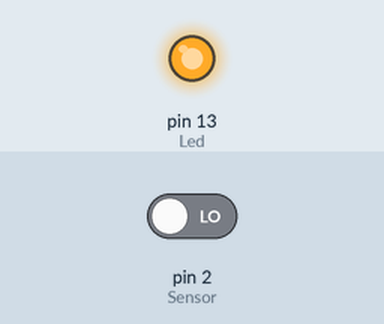
Simulated run of this sketch. Board: Arduino Uno, built with avr-gcc and run on an emulated ATmega328P. Shown: output pins drawn as LEDs (lit = HIGH). Inputs (shaded band) come from the test bench; at power-on: pin 2 (Sensor) LOW.

Above: at 1.2 s.
1.3 s: pin 2 (Sensor) driven HIGH
At 1.9 s:
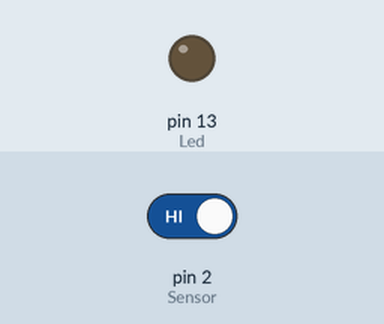
2.8 s: pin 2 (Sensor) driven LOW
At 3.1 s:
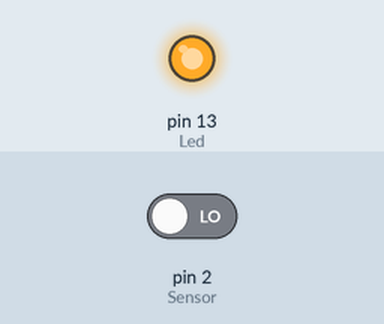
Timing chart, 0 to 5.8 s (numbered marks = the images above; inputs shaded):
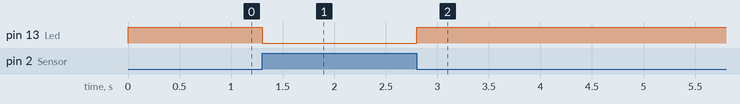

Measured:
- after the input at 1.3 s, pin 13 (Led): HIGH → LOW at once
- after the input at 2.8 s, pin 13 (Led): LOW → HIGH at once

The sketch:

mini_reed_module.ino
```cpp
int Led = 13 ; // define LED Interface
int Sensor = 2; // define the Reed sensor interfaces
int val ; // define numeric variables val

void setup ()
{
pinMode (Led, OUTPUT) ; // define LED as output interface
pinMode (Sensor, INPUT) ; // output interface as defined Reed sensor
}
void loop ()
{
val = digitalRead (Sensor) ; // digital interface will be assigned a value of 2 to read val
if (val == HIGH) // When the Reed sensor detects a signal, LED flashes
{
digitalWrite (Led, LOW);
}
else
{
digitalWrite (Led, HIGH);
}
}
```
